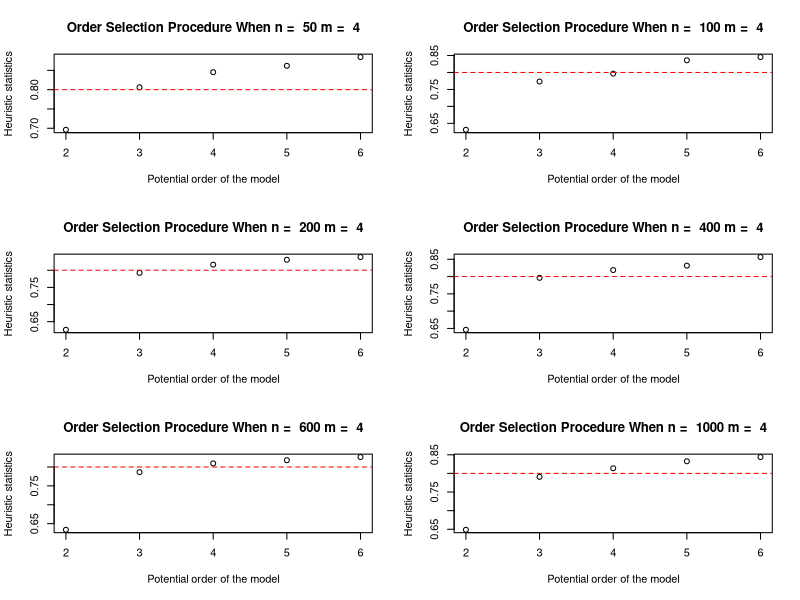

The R source for this figure:
generate_sample <- function(n, p, real_lambda, real_psi){
  Y <- MASS::mvrnorm(n = n, mu = rep(0,p), Sigma = real_lambda %*% t(real_lambda) + real_psi) 
  return(Y)
}

tr <- function(M){
  # Calculate the trace of matrix M
  return(sum(diag(M)))
}

heuris <- function(lambda, psi){
  result <- tr(lambda %*% t(lambda)) / tr(lambda %*% t(lambda) + psi)
}
################################################################################
set.seed(123)
N <- c(50,100,200,400,600,1000)

p <- 12
m <- 4
real_lambda <- matrix(c(
  0.8, 0, 0, 0,
  0.8, 0, 0, 0,
  0.8, 0, 0, 0,
  0, 0.7, 0.7, 0,
  0, 0.7, 0.7, 0,
  0, 0.7, 0.7, 0,
  0.6, 0.6, 0, 0,
  0.6, 0.6, 0, 0,
  0.6, 0.6, 0, 0,
  0, 0, 0.5, 0.5,
  0, 0, 0.5, 0.5,
  0, 0, 0.5, 0.5
), nrow = 12, ncol = 4, byrow = TRUE)
real_psi <- diag(c(0.15, 0.15, 0.15, 0.15, 0.15, 0.15, 0.15, 0.15, 0.15, 0.15, 0.15, 0.15))
sample <- generate_sample(max(N), p, real_lambda, real_psi)
par(mfrow = c(3,2))

for (n in N){
  Y <- sample[sample(1:max(N), n, replace = TRUE), , drop = FALSE]
  TS_collection <- numeric(p/2 - 1)
  for (k in 2:p/2){
    mle_result <- factanal(factors = k, covmat = cor(Y), rotation = 'varimax')
    est_lambda <- mle_result$loadings
    print(est_lambda)
    est_psi <- mle_result$uniquenesses
    print(est_psi)
    TS <- heuris(est_lambda, est_psi)
    TS_collection[k-1] <- TS
  }
  plot(c(2,3,4,5,6), TS_collection, main = paste("Order Selection Procedure When n = ",n, "m = ", m), 
       xlab = "Potential order of the model", ylab = "Heuristic statistics" )
  abline(h = 0.8, col = "red", lty = 2)
}